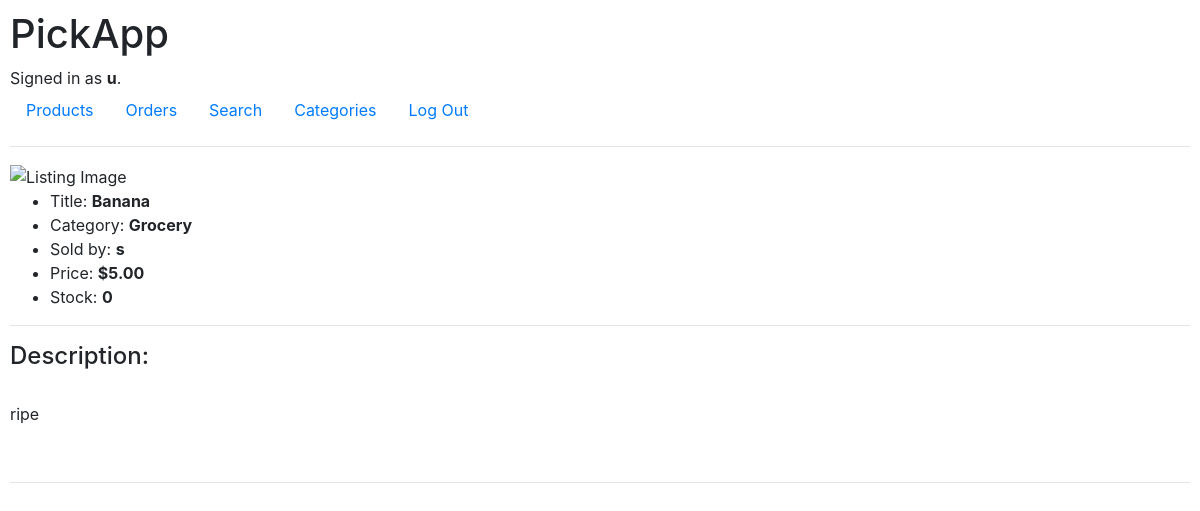
Screenshot of /view/1 (signed in) with the database file from the repository.
### PickAppDemo/models.py (models this page shows, shortened)
class User(AbstractUser):
    is_customer = models.BooleanField('customer_status', default=False)
    is_store = models.BooleanField('store_status', default=False)

class Listing(models.Model):
    store = models.ForeignKey(Store, on_delete=models.CASCADE)
    title = models.CharField(max_length=128)
    image = models.URLField()
    content = models.TextField(max_length=512)
    price = models.DecimalField(max_digits=10, decimal_places=2, default=0)
    stock = models.DecimalField(max_digits=10, decimal_places=0, default=0)
    category = models.CharField(max_length=128)
    active = models.BooleanField(default=True)

class Store(models.Model):
    user = models.OneToOneField(User, on_delete=models.CASCADE)
    location = models.CharField(max_length=128)
    logo = models.URLField()

### PickAppDemo/views.py (the view, shortened to what this page needs)
# urls.py: path("view/<int:pid>", views.view_listing, name="view"),
def view_listing(request, pid):
    listing = Listing.objects.get(pk=pid)
    return render(request, "PickAppDemo/listing.html", {
        "listing": listing,
    })

### PickAppDemo/templates/PickAppDemo/listing.html (shortened to what this page needs)
{% extends "PickAppDemo/layout.html" %}
{% block body %}
    <img src="{{ listing.image }}" alt="Listing Image" height="300px">
    <ul>
        <li>Title: <strong>{{ listing.title }}</strong></li>
        <li>Category: <strong>{{ listing.category }}</strong></li>
        <li>Sold by: <strong>{{ listing.store.user }}</strong></li>
        <li>Price: <strong>${{ listing.price }}</strong></li>
        <li>Stock: <strong>{{ listing.stock }}</strong></li>
    </ul>
    <hr>
    <h4>Description:</h4><br>
    <p>{{ listing.content }}</p>
    <br>
    <hr>
{% endblock %}

### PickAppDemo/templates/PickAppDemo/layout.html (shortened to what this page needs)
{% load static %}
<!DOCTYPE html>
<html lang="en">
<head>
    <link rel="stylesheet" href="https://stackpath.bootstrapcdn.com/bootstrap/4.4.1/css/bootstrap.min.css"
>
    <link href="{% static 'PickAppDemo/styles.css' %}" rel="stylesheet">
</head>
<body>
<h1>PickApp</h1>
<div>
    {% if user.is_authenticated %}
        Signed in as <strong>{{ user.username }}</strong>.
    {% else %}
        Not signed in.
    {% endif %}
</div>
<ul class="nav">
    <li class="nav-item">
        <a class="nav-link" href="{% url 'index' %}">Products</a>
    </li>
    {% if user.is_authenticated %}
        <li class="nav-item">
            <a class="nav-link" href="{% url 'orders' %}">Orders</a>
        </li>
        <li class="nav-item">
            <a class="nav-link" href="{% url 'search' %}">Search</a>
        </li>
        <li class="nav-item">
            <a class="nav-link" href="{% url 'categories' %}">Categories</a>
        </li>
        <li class="nav-item">
            <a class="nav-link" href="{% url 'logout' %}">Log Out</a>
        </li>
    {% endif %}
</ul>
<hr>
{% block body %}
{% endblock %}
</body>
</html>

### PickAppDemo/static/PickAppDemo/styles.css (style rules this page uses)
body { margin:10px; }

### rows the page displays
User: username "u"
Listing: title "Banana", category "Grocery", store.user "s", price "5.00", stock "0", content "ripe"
